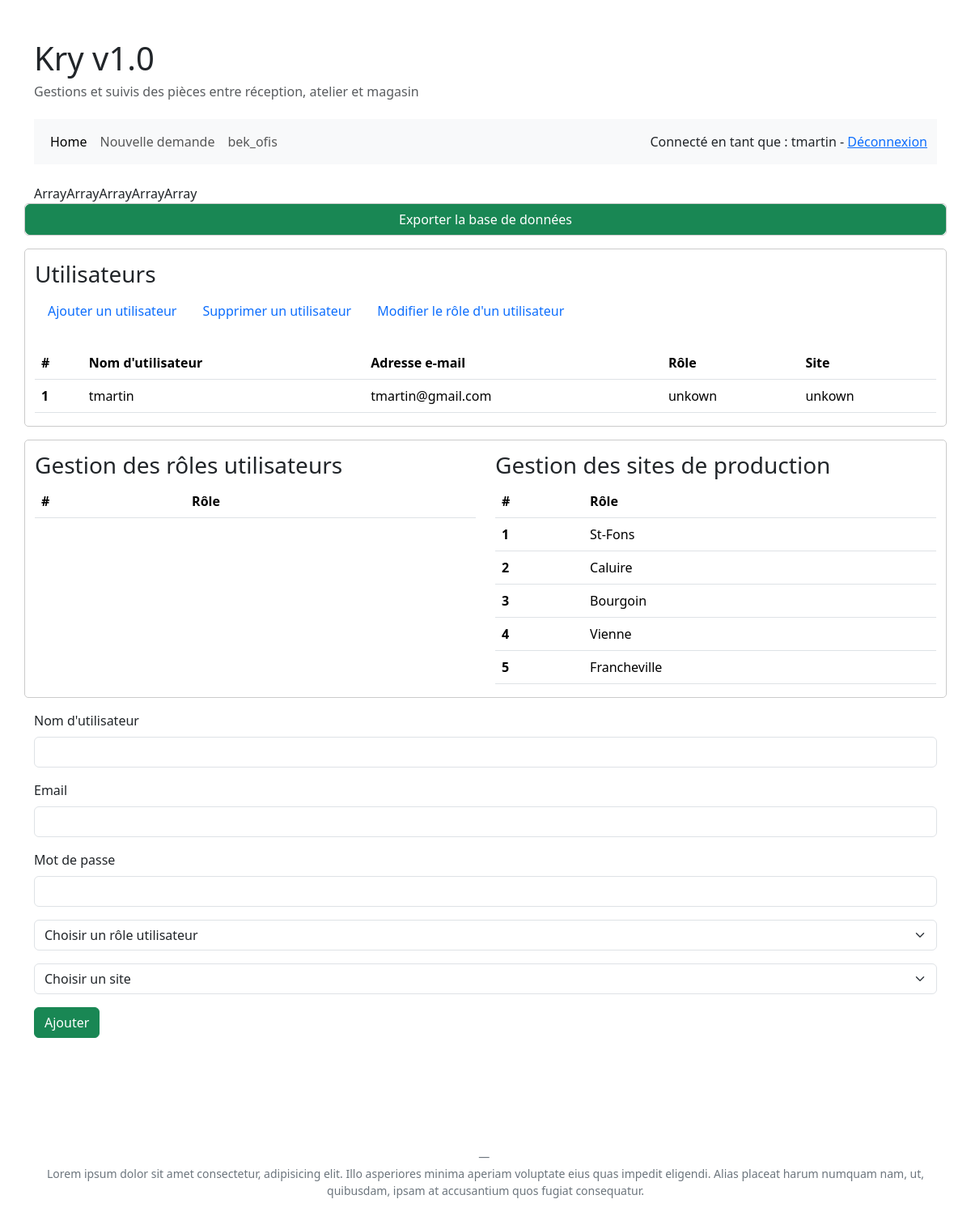
/bek_ofis.php (signed in), run on the app's committed database.
### tables this page shows
CREATE TABLE `roles` (
  `id` int(11) NOT NULL,
  `name` varchar(255) NOT NULL
);

CREATE TABLE `utilisateurs` (
  `id` int(11) NOT NULL,
  `utilisateur` varchar(50) NOT NULL,
  `mot_de_passe` varchar(255) NOT NULL,
  `email` varchar(100) NOT NULL,
  `roles` int(11) DEFAULT NULL,
  `site` int(11) DEFAULT NULL
);

CREATE TABLE `sites` (
  `id` int(11) NOT NULL,
  `name` varchar(255) NOT NULL
);

### bek_ofis.php (the view, shortened to what this page needs)
<?php
include_once('includes/header.php');
$sqlUsers = "SELECT * FROM utilisateurs";
$sqlRoles = "SELECT * FROM roles";
$sqlSites = "SELECT * FROM sites";
$users = mysqli_query($conn, $sqlUsers);
$roles = mysqli_query($conn, $sqlRoles);
$sites = mysqli_query($conn, $sqlSites);
$data = $roles->fetch_all(MYSQLI_ASSOC);
foreach ($data as $row) {
    echo $row;
}
?>
<div class="content-bek-ofis">
    <div class="row">
        <button class="btn btn-success" onclick="exportDatabase()">Exporter la base de données</button>
    </div>
    <div class="row">
    <div id="users">
        <h3>Utilisateurs</h3>
        <nav class="nav">
            <a class="nav-link" href="#">Ajouter un utilisateur</a>
            <a class="nav-link" href="#">Supprimer un utilisateur</a>
            <a class="nav-link" href="#">Modifier le rôle d'un utilisateur</a>
        </nav>
        <br>
        <?php
        if (mysqli_num_rows($users) > 0) {
            echo '<table class="table">';
            echo '<thead>';
            echo '<tr>';
            echo '<th scope="col">#</th>';
            echo '<th scope="col">Nom d\'utilisateur</th>';
            echo '<th scope="col">Adresse e-mail</th>';
            echo '<th scope="col">Rôle</th>';
            echo '<th scope="col">Site</th>';
            echo '</tr>';
            echo '</thead>';
            echo '<tbody>';
            while ($row = mysqli_fetch_assoc($users)) {
                echo '<tr>';
                echo '<th scope="row">' . $row['id'] . '</th>';
                echo '<td> ' . $row['utilisateur'] . '</td>';
                echo '<td> ' . $row['email'] . '</td>';
                echo '<td>unkown</td>';
                echo '<td>unkown</td>';
                echo '</tr>';
            }
            echo '</table>';
        } else {
            echo "Aucun utilisateur trouvé dans la base de données.";
        }
        ?>
    </div>
    </div>
    <div class="row">
        <div class="col" id="roles">
            <h3>Gestion des rôles utilisateurs</h3>
            <?php
            if (mysqli_num_rows($roles) > 0) {
                echo '<table class="table">';
                echo '<thead>';
                echo '<tr>';
                echo '<th scope="col">#</th>';
                echo '<th scope="col">Rôle</th>';
                echo '</tr>';
                echo '</thead>';
                echo '</table>';
            } else {
                echo '</p> Aucuns rôles trouvé dans la base de données.</p>';
            }
            ?>
        </div>
        <div class="col" id="sites">
            <h3>Gestion des sites de production</h3>
            <?php
            if (mysqli_num_rows($sites) > 0) {
                echo '<table class="table">';
                echo '<thead>';
                echo '<tr>';
                echo '<th scope="col">#</th>';
                echo '<th scope="col">Rôle</th>';
                echo '</tr>';
                echo '</thead>';
                echo '<tbody>';
                while ($row = mysqli_fetch_assoc($sites)) {
                    echo '<tr>';
                    echo '<th scope="row">' . $row['id'] . '</th>';
                    echo '<td> ' . $row['name'] . '</td>';
                    echo '</tr>';
                }
                echo '</table>';
            } else {
                echo '</p> Aucuns rôles trouvé dans la base de données.</p>';
            }
            ?>
        </div>
    </div>
</div>
<?php
include_once('includes/add_user.php');
include_once('includes/footer.php');
?>

### css/style.css (style rules this page uses)
.content-bek-ofis > div { border: 1px solid #cbcbcb; border-radius: 5px; margin-bottom: 1em; }
.content-bek-ofis h3 { margin-top: .5em; }

### data on the page
roles: row "Array"
roles: row "Array"
roles: row "Array"
roles: row "Array"
roles: row "Array"
utilisateurs: id "1", utilisateur "tmartin", email "tmartin@gmail.com"
sites: id "1", name "St-Fons"
sites: id "2", name "Caluire"
sites: id "3", name "Bourgoin"
sites: id "4", name "Vienne"
sites: id "5", name "Francheville"

### other printed values
$_SESSION['username'] "tmartin"
